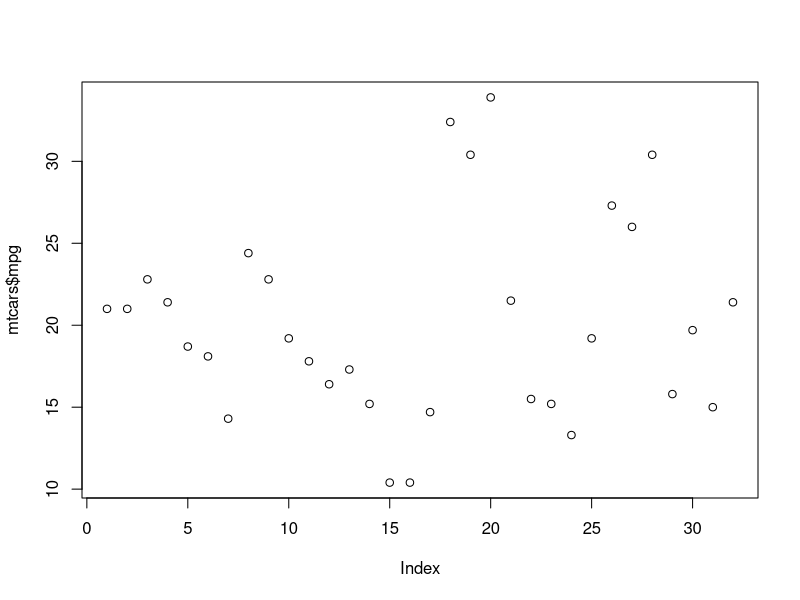
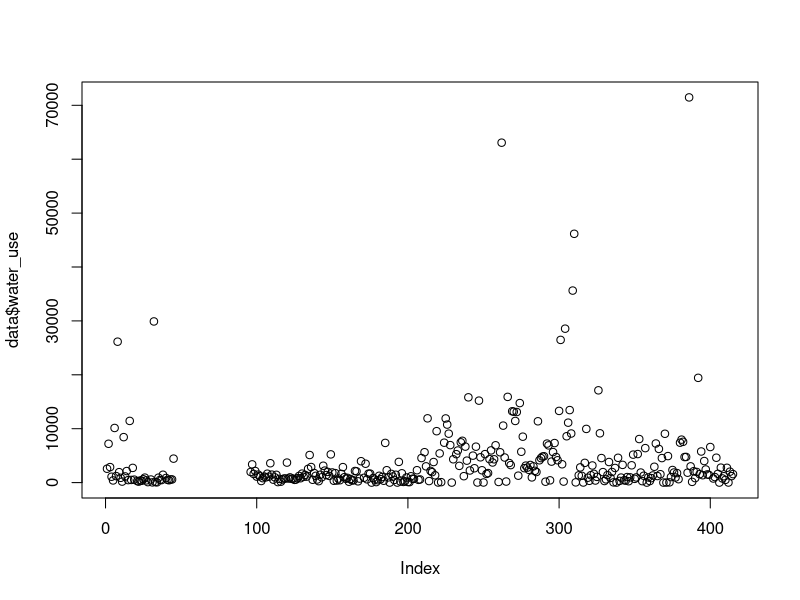
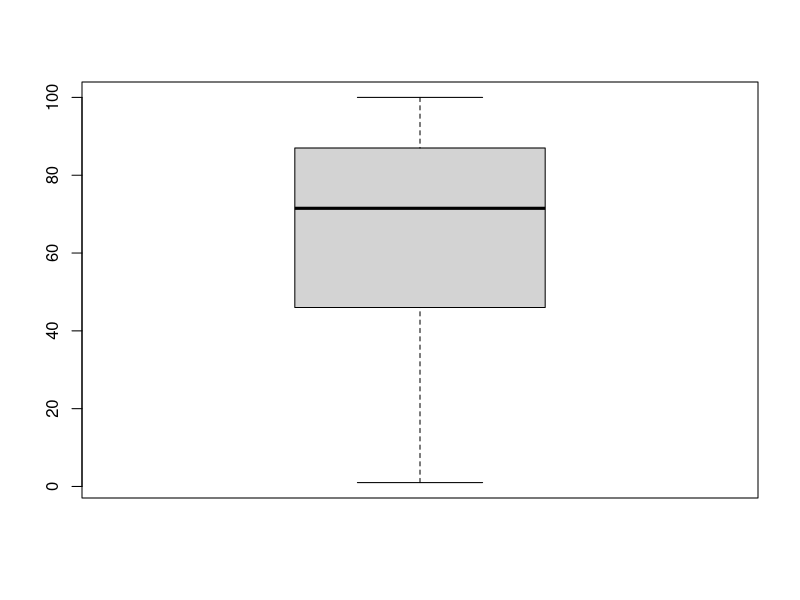
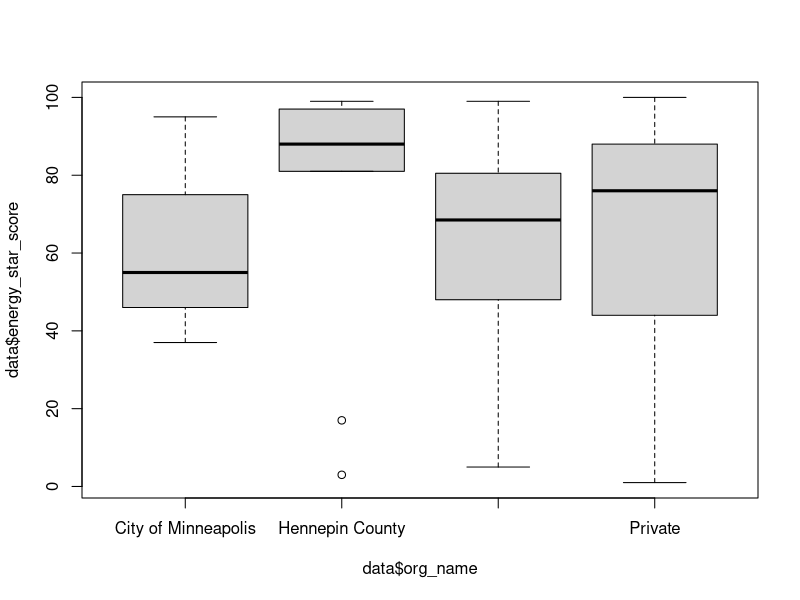
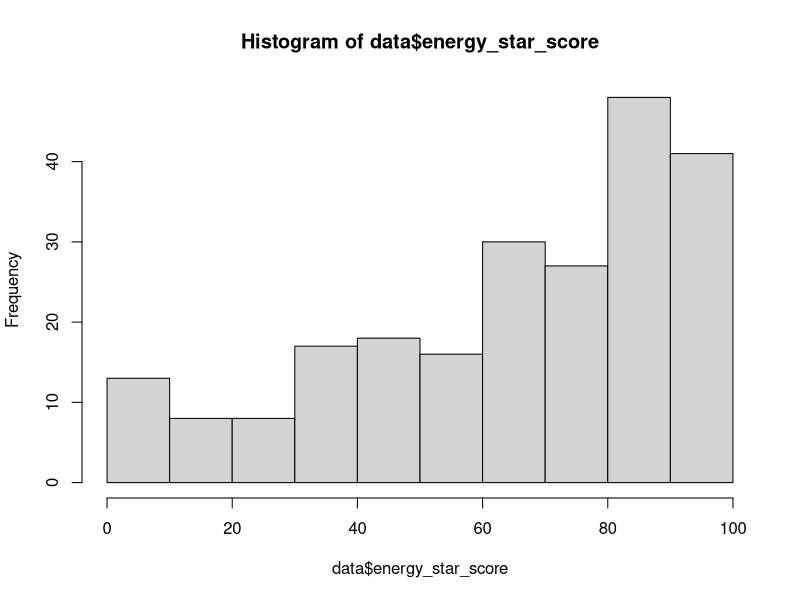

Here is the R script that generated these plots, in order:
## ---- chunk 1
plot(mtcars$mpg)
## ---- chunk 2
setwd("~/projects/TeachingRIntro50Minutes")
## ---- chunk 3
install.packages("ggplot2")
## ---- chunk 4
library(ggplot2)
## ---- chunk 5
x <- 5
x
y <- "Rstats"
y
z <- c("rstats", "perl", "bash", "python")
z
## ---- chunk 6
mtcars
cardata <- mtcars
cardata
## ---- chunk 7
data <- read.csv("mpls_energy_benchmarking_2015.csv", header=TRUE, na.strings=c("N/A", "Not Available", "NA", "0"))
## ---- chunk 8
names(data)
str(data)
nrow(data)
ncol(data)
head(data)
tail(data)
## ---- chunk 9
?names
?read.csv
## ---- chunk 10
summary(data$energy_star_score)
## ---- chunk 11
plot(data$water_use)
## ---- chunk 12
boxplot(data$energy_star_score)
## ---- chunk 13
boxplot(data$energy_star_score ~ data$org_name)
## ---- chunk 14
hist(data$energy_star_score)
## ---- chunk 15
write.csv(data, "data.csv")
